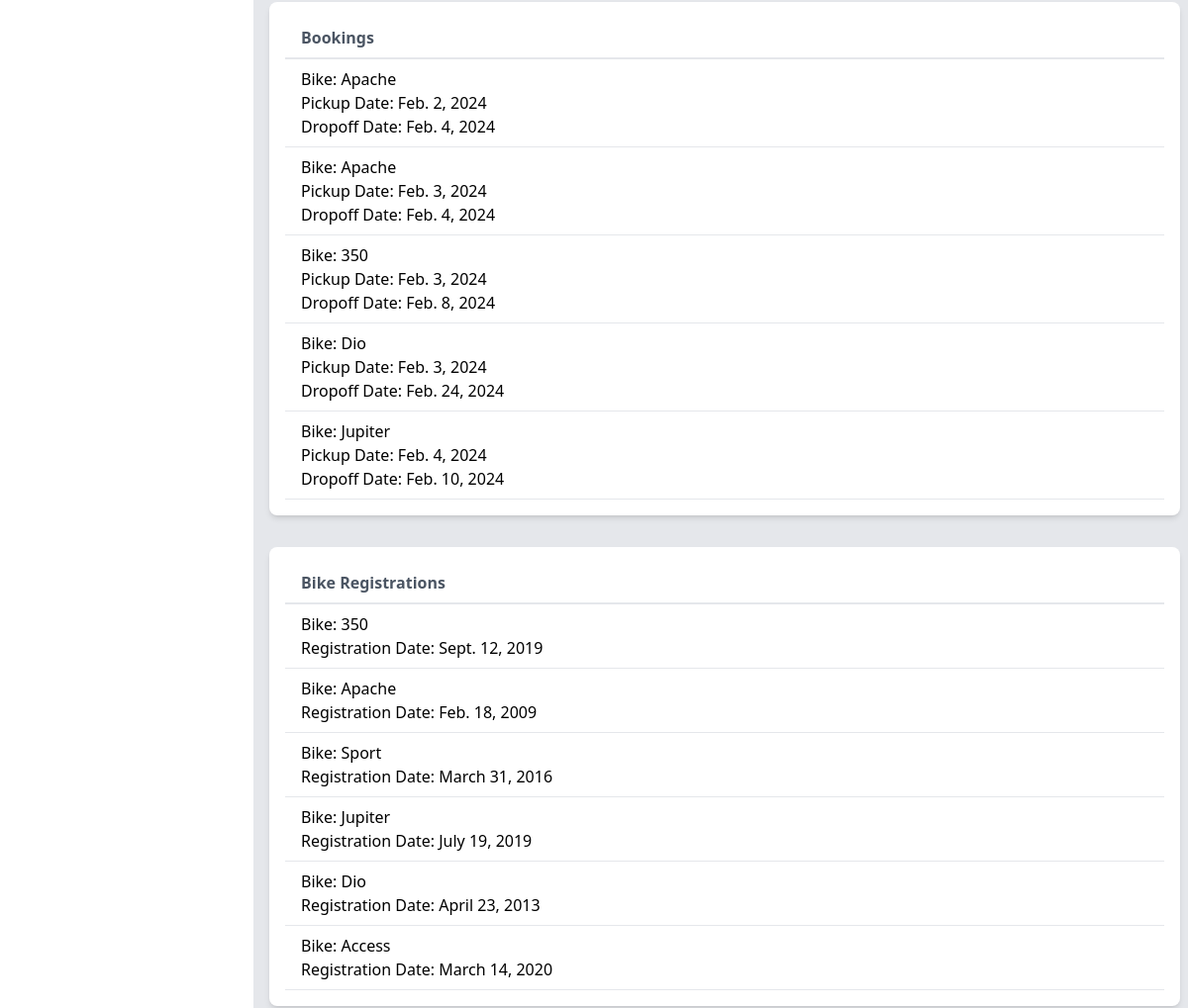
Page /admin-den (middle part) on the earlier database version.
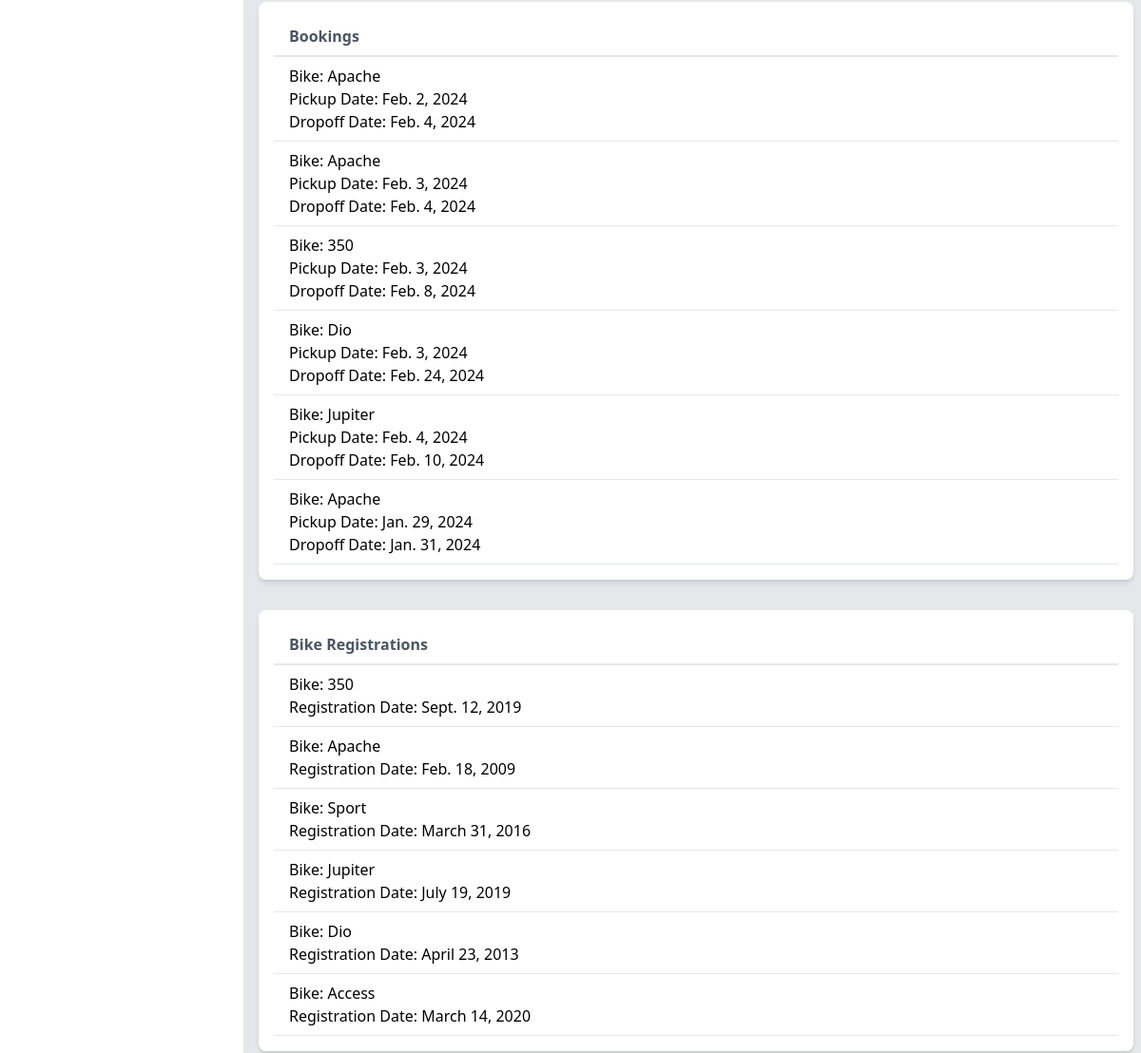
Same page on the later database version.
### mvrr/models.py (models this page shows, shortened)
class BookingData(models.Model):
    bookingid = models.UUIDField(auto_created=True, primary_key=True, default=uuid.uuid4)
    user = models.ForeignKey(User, on_delete=models.CASCADE)
    bike = models.ForeignKey(BikeData, on_delete=models.CASCADE)
    bookedat=models.DateTimeField(default=datetime.datetime.now())
    pickup_date = models.DateField()
    pickup_time = models.TimeField()
    dropoff_date = models.DateField()
    dropoff_time = models.TimeField()
    duration = models.CharField(max_length=50,null=True,blank=True)
    total_price = models.DecimalField(max_digits=10, decimal_places=2,default=0)

class BikeData(models.Model):
    user = models.ForeignKey(User, on_delete=models.CASCADE)
    bikeid = models.UUIDField(auto_created=True, primary_key=True, default=uuid.uuid4)
    onrname = models.CharField(max_length=50)
    regno = models.CharField(max_length=50)
    company = models.CharField(max_length=50)
    bikename = models.CharField(max_length=50)
    color = models.CharField(max_length=50)
    chassis_no = models.CharField(max_length=50)
    price = models.CharField(max_length=20)
    dop = models.DateField(blank=True, null=True)
    bikepic = models.ImageField(upload_to='bike_uploads/')
    biketype = models.CharField(max_length=20, choices=[('CLASSIC', 'Classic'), ('STREET BIKE', 'Street Bike'), ('COMMUTER', 'Commuter'), ('SPORTS BIKE', 'Sports Bike'), ('CHAPRI BIKE', 'Chapri Bike')], default='CLASSIC')
    bookedat=models.DateTimeField(default=datetime.datetime.now())

### mvrr/views.py (the view)
# urls.py: path("admin-den",view=adminboard,name="adminboard"),
def adminboard(request):
    bike_owners = UserProfile.objects.filter(is_host=1)  # Assuming is_host=1 indicates a bike owner
    customers = UserProfile.objects.filter(is_host=0)  # Assuming is_host=0 indicates a regular customer
    bookings = BookingData.objects.all()
    bike_registrations = BikeData.objects.all()
    context = {
        'bike_owners': bike_owners,
        'customers': customers,
        'bookings': bookings,
        'bike_registrations': bike_registrations,
    }
    return render(request, 'main/adminboard.html', context)

### template/main/adminboard.html (shortened to what this page needs)
{% extends 'base.html' %}
{% load static %}
{% block content %}
<body class="bg-gray-200">
    <div id="sideNav" class="lg:block hidden bg-white w-64 h-screen fixed rounded-none border-none">
    </div>
    <div class="lg:ml-64 lg:pl-4 lg:flex lg:flex-col lg:w-75% mt-5 mx-2">
<div class="bg-white rounded-lg p-4 shadow-md my-4">
    <table class="table-auto w-full">
        <thead>
            <tr>
                <th class="px-4 py-2 text-left border-b-2 w-full">
                    <h2 class="text-ml font-bold text-gray-600">Bookings</h2>
                </th>
            </tr>
        </thead>
        <tbody>
            {% for booking in bookings %}
                <tr class="border-b w-full">
                    <td class="px-4 py-2 text-left align-top w-1/2">
                        <div>
                            <p>Bike: {{ booking.bike.bikename }}</p>
                            <p>Pickup Date: {{ booking.pickup_date }}</p>
                            <p>Dropoff Date: {{ booking.dropoff_date }}</p>
                        </div>
                    </td>
                </tr>
            {% endfor %}
        </tbody>
    </table>
</div>
<div class="bg-white rounded-lg p-4 shadow-md my-4">
    <table class="table-auto w-full">
        <thead>
            <tr>
                <th class="px-4 py-2 text-left border-b-2 w-full">
                    <h2 class="text-ml font-bold text-gray-600">Bike Registrations</h2>
                </th>
            </tr>
        </thead>
        <tbody>
            {% for bike_registration in bike_registrations %}
                <tr class="border-b w-full">
                    <td class="px-4 py-2 text-left align-top w-1/2">
                        <div>
                            <p>Bike: {{ bike_registration.bikename }}</p>
                            <p>Registration Date: {{ bike_registration.dop }}</p>
                        </div>
                    </td>
                </tr>
            {% endfor %}
        </tbody>
    </table>
</div>
    </div>
</body>
{% endblock content %}

### template/base.html (shortened to what this page needs)
{% load static %}
<!DOCTYPE html>
<html lang="en">
<head>
  <link rel="stylesheet" href="{% static 'styles/style.css' %}">
  <script src="https://cdn.tailwindcss.com"></script>
  <script src="https://cdn.jsdelivr.net/npm/@tailwindcss/forms@0.5.7/src/index.min.js"></script>
  <link rel="stylesheet" href="https://cdnjs.cloudflare.com/ajax/libs/font-awesome/6.5.1/css/all.min.css"
 />
</head>
<body>
  {% block content %}
  {% endblock content %}
</body>
</html>

Differences in the rows shown:
added BookingData: bike.bikename "Apache", pickup_date "Jan. 29, 2024", dropoff_date "Jan. 31, 2024"
